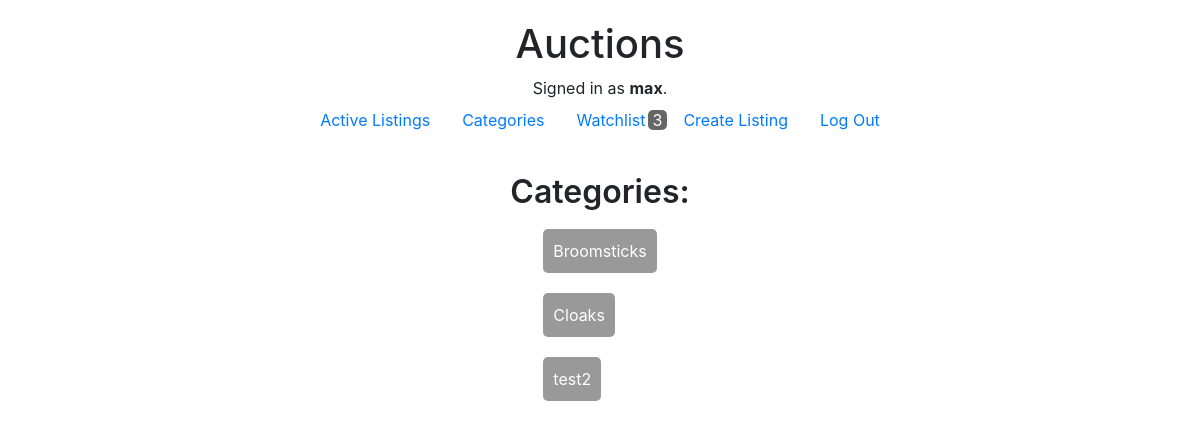
Before: /categories (signed in) with the older database file.
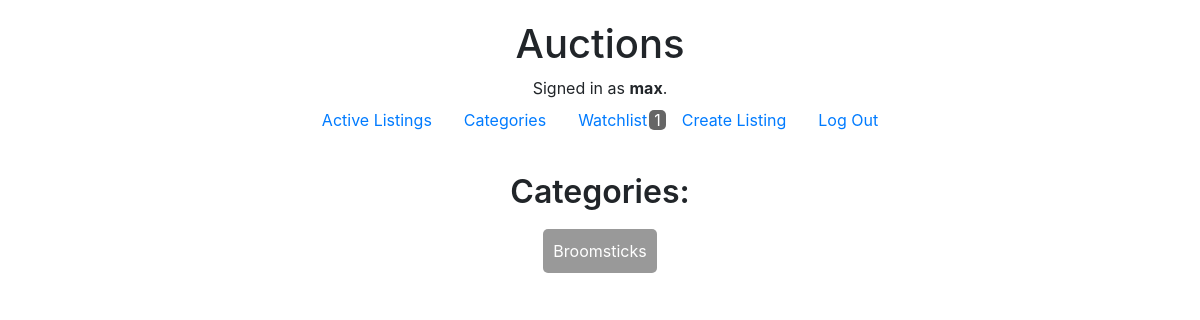
After: the same page with the newer database file.
### auctions/models.py (models this page shows, shortened)
class User(AbstractUser):
    pass

class Listing(models.Model):
    title = models.CharField(max_length=48)
    description = models.CharField(max_length=210)
    startingBid = models.DecimalField(max_digits=10, decimal_places=2)
    imageURL = models.CharField(max_length=300)
    category = models.CharField(max_length=48)
    user = models.ForeignKey(
        User, on_delete=models.CASCADE, related_name="createdBy")
    status = models.CharField(max_length=6)

### auctions/views.py (the view)
# urls.py: path("categories", views.categories, name="categories"),
def categories(request):
    if request.method == "POST":
        category = Listing.objects.get(category=request.POST["category"])
        return render(request, "auctions/category.html", {
            "category": category
        })
    listings = Listing.objects.all()
    categories = []
    for listing in listings:
        categories.append(listing.category)
    if request.user.is_authenticated:
        watchlist, onwatchlist = getWatchlist(request.user, None)
    else:
        watchlist = ""
    return render(request, "auctions/categories.html", {
        "categories": categories,
        "watchlist": watchlist,
        "watchlistLen": len(watchlist)
    })

### auctions/helper.py (called while the page is built)
def getWatchlist(user, listing):
    getWatchlist = ""
    onWatchlist = 0
    getWatchlist = Watchlist.objects.filter(user=f'{ user.id }')
    if listing != None:
        for entry in getWatchlist:
            found = re.search(f"title:{ listing[0].title }", str(entry))
            if found:
                onWatchlist = 1
                break
    return getWatchlist, onWatchlist

### auctions/templates/auctions/categories.html (shortened to what this page needs)
{% extends "auctions/layout.html" %}
{% block body %}
<h2>Categories:</h2>
<div>
    {% for category in categories %}
    <form action="{% url 'commerce:category' category %}" method="post">
        <input class="catButton" type="submit" value="{{ category }}" name="category">
    </form>
    {% endfor %}
</div>
{% endblock %}

### auctions/templates/auctions/layout.html (shortened to what this page needs)
{% load static %}
<!DOCTYPE html>
<html lang="en">
<head>
    <link rel="stylesheet" href="https://stackpath.bootstrapcdn.com/bootstrap/4.5.2/css/bootstrap.min.css"
>
    <link href="{% static 'auctions/styles.css' %}" rel="stylesheet">
</head>
<body>
    <h1>Auctions</h1>
    <div>
        {% if user.is_authenticated %}
        Signed in as <strong>{{ user.username }}</strong>.
        {% else %}
        Not signed in.
        {% endif %}
    </div>
    <ul class="nav">
        <li class="nav-item">
            <a class="nav-link" href="{% url 'commerce:index' %}">Active Listings</a>
        </li>
        {% if user.is_authenticated %}
        <li class="nav-item">
            <a class="nav-link" href="{% url 'commerce:categories' %}">Categories</a>
        </li>
        <li style="display:flex; flex-direction: row; align-items: center;" class="nav-item">
            <a class="nav-link" href="{% url 'commerce:watchlist' %}">Watchlist</a>
            {% if watchlistLen > 0 %}
            <span id="watchlistNum">{{ watchlistLen }}</span>
            {% endif %}
        </li>
        <li class="nav-item">
            <a class="nav-link" href="{% url 'commerce:create_listing' %}">Create Listing</a>
        </li>
        <li class="nav-item">
            <a class="nav-link" href="{% url 'commerce:logout' %}">Log Out</a>
        </li>
        {% endif %}
    </ul>
    {% block body %}
    {% endblock %}
</body>
</html>

### auctions/static/auctions/styles.css (style rules this page uses)
body { padding: 20px; display: flex; flex-direction: column; align-items: center; }
h2, h3, h4 { font-weight:600; }
form { display:flex; flex-direction:column; }
form input, form textarea { width:550px; }
input[type=submit], #id_startingBid { width:min-content; }
#watchlistNum { background-color:#666; color:#fff; padding: 0 5px; width: max-content; margin-left:-14px; line-height:initial; border-radius:5px; }
.catButton { padding: 10px; margin: 10px; color:#fff; background-color: #999; border-radius:5px; border:0; }

Changed rows visible on the page:
removed Listing: categories "Cloaks"
removed Listing: categories "test2"
Other visible differences:
{{ watchlistLen }}: "3" → "1"
